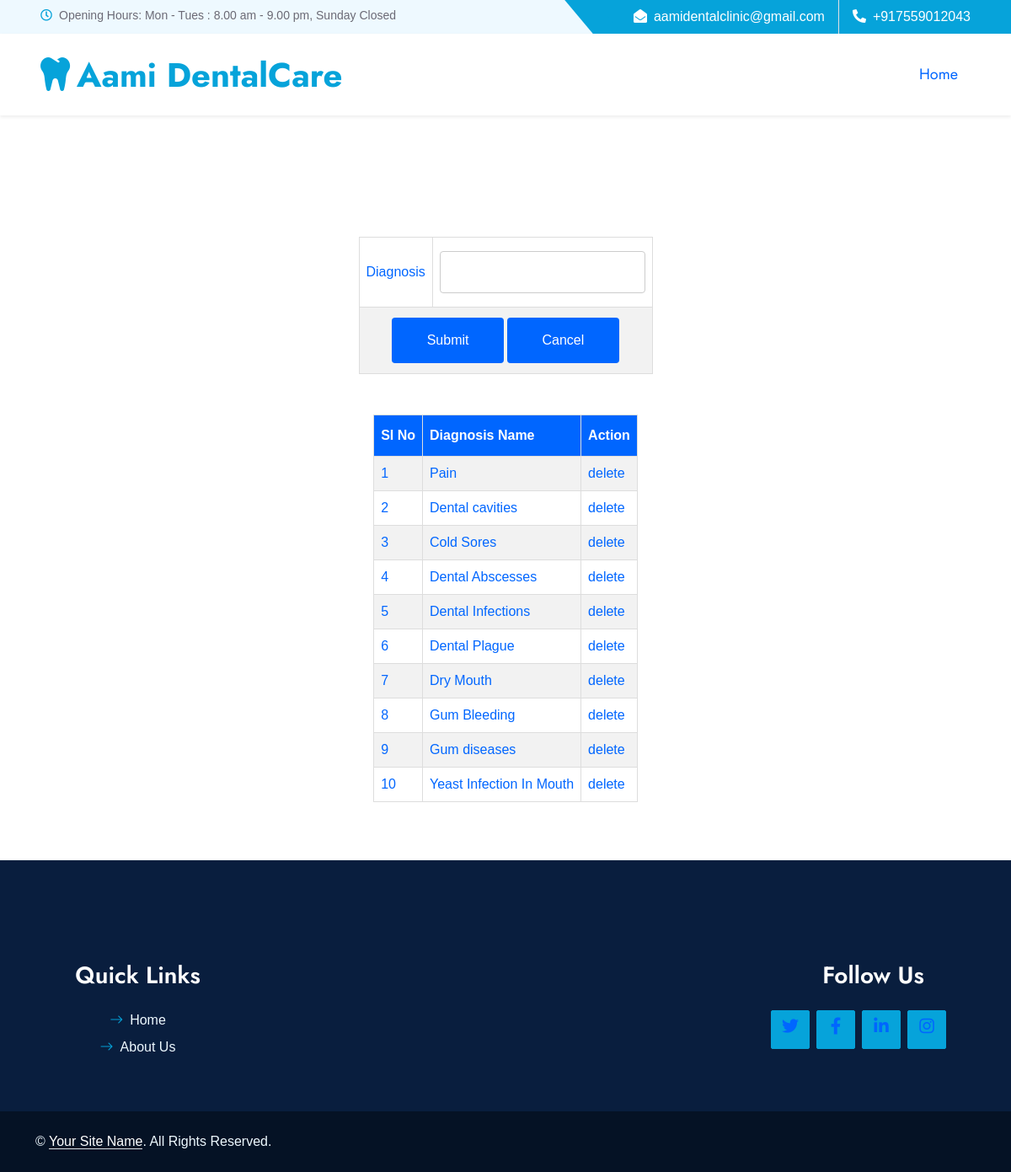
/PROJECT/Doctors/Diagnosis.php, run on the app's committed database.
### tables this page shows
CREATE TABLE `tbl_diagnosis` (
  `diagnosis_id` int(11) NOT NULL,
  `diagnosis_name` varchar(50) NOT NULL
);

### PROJECT/Doctors/Diagnosis.php (the view, shortened to what this page needs)
<?php
include("../Assets/Connection/connection.php");
?>
<!DOCTYPE html PUBLIC "-//W3C//DTD XHTML 1.0 Transitional//EN" "http://www.w3.org/TR/xhtml1/DTD/xhtml1-transitional.dtd">
<html xmlns="http://www.w3.org/1999/xhtml">
<head>
</head>
<div id="tab" align="center">
<?php
include("Head.php");
?>
<body>
<form id="form1" name="form1" method="post" action="">
  <table width="349" height="89" border="1" align="center" cellpadding="2" cellspacing="2">
    <tr>
      <td>Diagnosis</td>
      <td><label for="txt_dia"></label>
      <input type="text" name="txt_dia" id="txt_dia" required autocomplete="off" /></td>
    </tr>
    <tr>
      <td colspan="2" align="center"><input type="submit" name="btn_submit" id="btn_submit" value="Submit" />
      <input type="submit" name="btn_cancel" id="btn_cancel" value="Cancel" /></td>
    </tr>
  </table>
  <br /><br />
<?php
  $selqry="select *from tbl_diagnosis";
  $rows=$con->query($selqry);
  if($rows->num_rows>0)
		$i=0;
?>
</form>
<table border="1" cellpadding="10" align="center">
    <tr>
      <th>SI No</th>
      <th>Diagnosis Name</th>
        <th>Action</th>
    </tr>
 <?php
	while($result=$rows->fetch_assoc())
	{
		$i++;
		?>
        <tr>
        <td><?php  echo $i;?></td>
        <td><?php echo $result["diagnosis_name"];?></td>
        <td><a href="Diagnosis.php?did=<?php echo $result["diagnosis_id"]?>">delete</a></td> </tr>
<?php
	}
?>
</table>
</body>
<?php
include("Foot.php");
?>
</div>
</html>

### PROJECT/Assets/Template/form.css (style rules this page uses)
#tab { font-family: "Trebuchet MS", Arial, Helvetica, sans-serif; border-collapse: collapse; width: 100%; }
#tab td, #tab th { border: 1px solid #ddd; padding: 8px; color: #06F; }
#tab a { color:#06F; }
#tab tr:nth-child(even) { background-color: #f2f2f2; }
#tab th { padding-top: 12px; padding-bottom: 12px; text-align: left; background-color: #06F; color: white; }
input[type=text],[type=password],[type=email],[type=date], select { width: 100%; padding: 12px 20px; margin: 8px 0; display: inline-block; border: 1px solid #ccc; border-radius: 4px; box-sizing: border-box; }
input[type=submit] { width: 40%; background-color: #06F; color: white; padding: 15px; margin: 4px 0; border: none; border-radius: 4px; cursor: pointer; }

### PROJECT/Assets/Template/Main/css/style.css (style rules this page uses)
:root { --primary: #06A3DA; --secondary: #F57E57; --light: #EEF9FF; --dark: #091E3E; }

### data on the page
tbl_diagnosis: diagnosis_name "Pain"
tbl_diagnosis: diagnosis_name "Dental cavities"
tbl_diagnosis: diagnosis_name "Cold Sores"
tbl_diagnosis: diagnosis_name "Dental Abscesses"
tbl_diagnosis: diagnosis_name "Dental Infections"
tbl_diagnosis: diagnosis_name "Dental Plague"
tbl_diagnosis: diagnosis_name "Dry Mouth"
tbl_diagnosis: diagnosis_name "Gum Bleeding"
tbl_diagnosis: diagnosis_name "Gum diseases"
tbl_diagnosis: diagnosis_name "Yeast Infection In Mouth"
